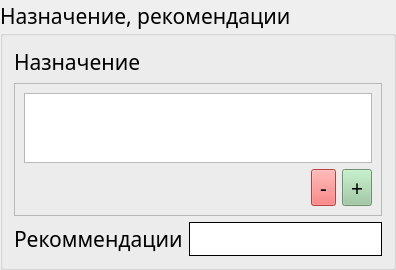
		<widget class="QGroupBox" name="groupBox">
		 <property name="sizePolicy">
		  <sizepolicy hsizetype="Expanding" vsizetype="Expanding">
		   <horstretch>0</horstretch>
		   <verstretch>0</verstretch>
		  </sizepolicy>
		 </property>
		 <property name="minimumSize">
		  <size>
		   <width>0</width>
		   <height>0</height>
		  </size>
		 </property>
		 <property name="font">
		  <font>
		   <family>Accanthis ADF Std</family>
		   <pointsize>16</pointsize>
		   <weight>50</weight>
		   <bold>false</bold>
		  </font>
		 </property>
		 <property name="title">
		  <string>Назначение, рекомендации</string>
		 </property>
		 <layout class="QGridLayout" name="gridLayout_6">
		  <item row="2" column="1">
		   <widget class="QLineEdit" name="recommendations_lineEdit">
			<property name="minimumSize">
			 <size>
			  <width>0</width>
			  <height>30</height>
			 </size>
			</property>
			<property name="styleSheet">
			 <string notr="true"> QLineEdit {
	  border-width: 1px;
	  border-style: solid;
	  border-radius: 0px;
  }</string>
			</property>
		   </widget>
		  </item>
		  <item row="2" column="0">
		   <widget class="QLabel" name="recommendations_label">
			<property name="minimumSize">
			 <size>
			  <width>0</width>
			  <height>30</height>
			 </size>
			</property>
			<property name="font">
			 <font>
			  <family>Accanthis ADF Std</family>
			  <pointsize>16</pointsize>
			  <weight>50</weight>
			  <bold>false</bold>
			 </font>
			</property>
			<property name="text">
			 <string>Рекоммендации</string>
			</property>
		   </widget>
		  </item>
		  <item row="0" column="0" colspan="2">
		   <widget class="QLabel" name="label_3">
			<property name="font">
			 <font>
			  <family>Accanthis ADF Std</family>
			  <pointsize>16</pointsize>
			  <weight>50</weight>
			  <bold>false</bold>
			 </font>
			</property>
			<property name="text">
			 <string>Назначение</string>
			</property>
		   </widget>
		  </item>
		  <item row="1" column="0" colspan="2">
		   <widget class="QFrame" name="prescr_frame">
			<property name="frameShape">
			 <enum>QFrame::StyledPanel</enum>
			</property>
			<property name="frameShadow">
			 <enum>QFrame::Raised</enum>
			</property>
			<layout class="QGridLayout" name="gridLayout">
			 <item row="1" column="2">
			  <widget class="QToolButton" name="add_prescr_toolButton">
			   <property name="palette">
				<palette>
				 <active>
				  <colorrole role="WindowText">
				   <brush brushstyle="SolidPattern">
					<color alpha="255">
					 <red>0</red>
					 <green>0</green>
					 <blue>0</blue>
					</color>
				   </brush>
				  </colorrole>
				  <colorrole role="Button">
				   <brush brushstyle="SolidPattern">
					<color alpha="255">
					 <red>153</red>
					 <green>201</green>
					 <blue>158</blue>
					</color>
				   </brush>
				  </colorrole>
				  <colorrole role="Light">
				   <brush brushstyle="SolidPattern">
					<color alpha="255">
					 <red>241</red>
					 <green>255</green>
					 <blue>243</blue>
					</color>
				   </brush>
				  </colorrole>
				  <colorrole role="Midlight">
				   <brush brushstyle="SolidPattern">
					<color alpha="255">
					 <red>197</red>
					 <green>228</green>
					 <blue>200</blue>
					</color>
				   </brush>
				  </colorrole>
				  <colorrole role="Dark">
				   <brush brushstyle="SolidPattern">
					<color alpha="255">
					 <red>76</red>
					 <green>100</green>
					 <blue>79</blue>
					</color>
				   </brush>
				  </colorrole>
				  <colorrole role="Mid">
				   <brush brushstyle="SolidPattern">
					<color alpha="255">
					 <red>102</red>
					 <green>134</green>
					 <blue>105</blue>
					</color>
				   </brush>
				  </colorrole>
				  <colorrole role="Text">
				   <brush brushstyle="SolidPattern">
					<color alpha="255">
					 <red>0</red>
					 <green>0</green>
					 <blue>0</blue>
					</color>
				   </brush>
				  </colorrole>
				  <colorrole role="BrightText">
				   <brush brushstyle="SolidPattern">
					<color alpha="255">
					 <red>255</red>
					 <green>255</green>
					 <blue>255</blue>
					</color>
				   </brush>
				  </colorrole>
				  <colorrole role="ButtonText">
				   <brush brushstyle="SolidPattern">
					<color alpha="255">
					 <red>0</red>
					 <green>0</green>
					 <blue>0</blue>
					</color>
				   </brush>
				  </colorrole>
				  <colorrole role="Base">
				   <brush brushstyle="SolidPattern">
					<color alpha="255">
					 <red>255</red>
					 <green>255</green>
					 <blue>255</blue>
					</color>
				   </brush>
				  </colorrole>
				  <colorrole role="Window">
				   <brush brushstyle="SolidPattern">
					<color alpha="255">
					 <red>153</red>
					 <green>201</green>
					 <blue>158</blue>
					</color>
				   </brush>
				  </colorrole>
				  <colorrole role="Shadow">
				   <brush brushstyle="SolidPattern">
					<color alpha="255">
					 <red>0</red>
					 <green>0</green>
					 <blue>0</blue>
					</color>
				   </brush>
				  </colorrole>
				  <colorrole role="AlternateBase">
				   <brush brushstyle="SolidPattern">
					<color alpha="255">
					 <red>204</red>
					 <green>228</green>
					 <blue>206</blue>
					</color>
				   </brush>
				  </colorrole>
				  <colorrole role="ToolTipBase">
				   <brush brushstyle="SolidPattern">
					<color alpha="255">
					 <red>255</red>
					 <green>255</green>
					 <blue>220</blue>
					</color>
				   </brush>
				  </colorrole>
				  <colorrole role="ToolTipText">
				   <brush brushstyle="SolidPattern">
					<color alpha="255">
					 <red>0</red>
					 <green>0</green>
					 <blue>0</blue>
					</color>
				   </brush>
				  </colorrole>
				  <colorrole role="PlaceholderText">
				   <brush brushstyle="SolidPattern">
					<color alpha="128">
					 <red>0</red>
					 <green>0</green>
					 <blue>0</blue>
					</color>
				   </brush>
				  </colorrole>
				 </active>
				 <inactive>
				  <colorrole role="WindowText">
				   <brush brushstyle="SolidPattern">
					<color alpha="255">
					 <red>0</red>
					 <green>0</green>
					 <blue>0</blue>
					</color>
				   </brush>
				  </colorrole>
				  <colorrole role="Button">
				   <brush brushstyle="SolidPattern">
					<color alpha="255">
					 <red>153</red>
					 <green>201</green>
					 <blue>158</blue>
					</color>
				   </brush>
				  </colorrole>
				  <colorrole role="Light">
				   <brush brushstyle="SolidPattern">
					<color alpha="255">
					 <red>241</red>
					 <green>255</green>
					 <blue>243</blue>
					</color>
				   </brush>
				  </colorrole>
				  <colorrole role="Midlight">
				   <brush brushstyle="SolidPattern">
					<color alpha="255">
					 <red>197</red>
					 <green>228</green>
					 <blue>200</blue>
					</color>
				   </brush>
				  </colorrole>
				  <colorrole role="Dark">
				   <brush brushstyle="SolidPattern">
					<color alpha="255">
					 <red>76</red>
					 <green>100</green>
					 <blue>79</blue>
					</color>
				   </brush>
				  </colorrole>
				  <colorrole role="Mid">
				   <brush brushstyle="SolidPattern">
					<color alpha="255">
					 <red>102</red>
					 <green>134</green>
					 <blue>105</blue>
					</color>
				   </brush>
				  </colorrole>
				  <colorrole role="Text">
				   <brush brushstyle="SolidPattern">
					<color alpha="255">
					 <red>0</red>
					 <green>0</green>
					 <blue>0</blue>
					</color>
				   </brush>
				  </colorrole>
				  <colorrole role="BrightText">
				   <brush brushstyle="SolidPattern">
					<color alpha="255">
					 <red>255</red>
					 <green>255</green>
					 <blue>255</blue>
					</color>
				   </brush>
				  </colorrole>
				  <colorrole role="ButtonText">
				   <brush brushstyle="SolidPattern">
					<color alpha="255">
					 <red>0</red>
					 <green>0</green>
					 <blue>0</blue>
					</color>
				   </brush>
				  </colorrole>
				  <colorrole role="Base">
				   <brush brushstyle="SolidPattern">
					<color alpha="255">
					 <red>255</red>
					 <green>255</green>
					 <blue>255</blue>
					</color>
				   </brush>
				  </colorrole>
				  <colorrole role="Window">
				   <brush brushstyle="SolidPattern">
					<color alpha="255">
					 <red>153</red>
					 <green>201</green>
					 <blue>158</blue>
					</color>
				   </brush>
				  </colorrole>
				  <colorrole role="Shadow">
				   <brush brushstyle="SolidPattern">
					<color alpha="255">
					 <red>0</red>
					 <green>0</green>
					 <blue>0</blue>
					</color>
				   </brush>
				  </colorrole>
				  <colorrole role="AlternateBase">
				   <brush brushstyle="SolidPattern">
					<color alpha="255">
					 <red>204</red>
					 <green>228</green>
					 <blue>206</blue>
					</color>
				   </brush>
				  </colorrole>
				  <colorrole role="ToolTipBase">
				   <brush brushstyle="SolidPattern">
					<color alpha="255">
					 <red>255</red>
					 <green>255</green>
					 <blue>220</blue>
					</color>
				   </brush>
				  </colorrole>
				  <colorrole role="ToolTipText">
				   <brush brushstyle="SolidPattern">
					<color alpha="255">
					 <red>0</red>
					 <green>0</green>
					 <blue>0</blue>
					</color>
				   </brush>
				  </colorrole>
				  <colorrole role="PlaceholderText">
				   <brush brushstyle="SolidPattern">
					<color alpha="128">
					 <red>0</red>
					 <green>0</green>
					 <blue>0</blue>
					</color>
				   </brush>
				  </colorrole>
				 </inactive>
				 <disabled>
				  <colorrole role="WindowText">
				   <brush brushstyle="SolidPattern">
					<color alpha="255">
					 <red>76</red>
					 <green>100</green>
					 <blue>79</blue>
					</color>
				   </brush>
				  </colorrole>
				  <colorrole role="Button">
				   <brush brushstyle="SolidPattern">
					<color alpha="255">
					 <red>153</red>
					 <green>201</green>
					 <blue>158</blue>
					</color>
				   </brush>
				  </colorrole>
				  <colorrole role="Light">
				   <brush brushstyle="SolidPattern">
					<color alpha="255">
					 <red>241</red>
					 <green>255</green>
					 <blue>243</blue>
					</color>
				   </brush>
				  </colorrole>
				  <colorrole role="Midlight">
				   <brush brushstyle="SolidPattern">
					<color alpha="255">
					 <red>197</red>
					 <green>228</green>
					 <blue>200</blue>
					</color>
				   </brush>
				  </colorrole>
				  <colorrole role="Dark">
				   <brush brushstyle="SolidPattern">
					<color alpha="255">
					 <red>76</red>
					 <green>100</green>
					 <blue>79</blue>
					</color>
				   </brush>
				  </colorrole>
				  <colorrole role="Mid">
				   <brush brushstyle="SolidPattern">
					<color alpha="255">
					 <red>102</red>
					 <green>134</green>
					 <blue>105</blue>
					</color>
				   </brush>
				  </colorrole>
				  <colorrole role="Text">
				   <brush brushstyle="SolidPattern">
					<color alpha="255">
					 <red>76</red>
					 <green>100</green>
					 <blue>79</blue>
					</color>
				   </brush>
				  </colorrole>
				  <colorrole role="BrightText">
				   <brush brushstyle="SolidPattern">
					<color alpha="255">
					 <red>255</red>
					 <green>255</green>
					 <blue>255</blue>
					</color>
				   </brush>
				  </colorrole>
				  <colorrole role="ButtonText">
				   <brush brushstyle="SolidPattern">
					<color alpha="255">
					 <red>76</red>
					 <green>100</green>
					 <blue>79</blue>
					</color>
				   </brush>
				  </colorrole>
				  <colorrole role="Base">
				   <brush brushstyle="SolidPattern">
					<color alpha="255">
					 <red>153</red>
					 <green>201</green>
					 <blue>158</blue>
					</color>
				   </brush>
				  </colorrole>
				  <colorrole role="Window">
				   <brush brushstyle="SolidPattern">
					<color alpha="255">
					 <red>153</red>
					 <green>201</green>
					 <blue>158</blue>
					</color>
				   </brush>
				  </colorrole>
				  <colorrole role="Shadow">
				   <brush brushstyle="SolidPattern">
					<color alpha="255">
					 <red>0</red>
					 <green>0</green>
					 <blue>0</blue>
					</color>
				   </brush>
				  </colorrole>
				  <colorrole role="AlternateBase">
				   <brush brushstyle="SolidPattern">
					<color alpha="255">
					 <red>153</red>
					 <green>201</green>
					 <blue>158</blue>
					</color>
				   </brush>
				  </colorrole>
				  <colorrole role="ToolTipBase">
				   <brush brushstyle="SolidPattern">
					<color alpha="255">
					 <red>255</red>
					 <green>255</green>
					 <blue>220</blue>
					</color>
				   </brush>
				  </colorrole>
				  <colorrole role="ToolTipText">
				   <brush brushstyle="SolidPattern">
					<color alpha="255">
					 <red>0</red>
					 <green>0</green>
					 <blue>0</blue>
					</color>
				   </brush>
				  </colorrole>
				  <colorrole role="PlaceholderText">
				   <brush brushstyle="SolidPattern">
					<color alpha="128">
					 <red>0</red>
					 <green>0</green>
					 <blue>0</blue>
					</color>
				   </brush>
				  </colorrole>
				 </disabled>
				</palette>
			   </property>
			   <property name="text">
				<string>+</string>
			   </property>
			  </widget>
			 </item>
			 <item row="1" column="1">
			  <widget class="QToolButton" name="delete_prescr_toolButton">
			   <property name="palette">
				<palette>
				 <active>
				  <colorrole role="WindowText">
				   <brush brushstyle="SolidPattern">
					<color alpha="255">
					 <red>0</red>
					 <green>0</green>
					 <blue>0</blue>
					</color>
				   </brush>
				  </colorrole>
				  <colorrole role="Button">
				   <brush brushstyle="SolidPattern">
					<color alpha="255">
					 <red>255</red>
					 <green>88</green>
					 <blue>88</blue>
					</color>
				   </brush>
				  </colorrole>
				  <colorrole role="Light">
				   <brush brushstyle="SolidPattern">
					<color alpha="255">
					 <red>255</red>
					 <green>216</green>
					 <blue>216</blue>
					</color>
				   </brush>
				  </colorrole>
				  <colorrole role="Midlight">
				   <brush brushstyle="SolidPattern">
					<color alpha="255">
					 <red>255</red>
					 <green>152</green>
					 <blue>152</blue>
					</color>
				   </brush>
				  </colorrole>
				  <colorrole role="Dark">
				   <brush brushstyle="SolidPattern">
					<color alpha="255">
					 <red>127</red>
					 <green>44</green>
					 <blue>44</blue>
					</color>
				   </brush>
				  </colorrole>
				  <colorrole role="Mid">
				   <brush brushstyle="SolidPattern">
					<color alpha="255">
					 <red>170</red>
					 <green>58</green>
					 <blue>58</blue>
					</color>
				   </brush>
				  </colorrole>
				  <colorrole role="Text">
				   <brush brushstyle="SolidPattern">
					<color alpha="255">
					 <red>0</red>
					 <green>0</green>
					 <blue>0</blue>
					</color>
				   </brush>
				  </colorrole>
				  <colorrole role="BrightText">
				   <brush brushstyle="SolidPattern">
					<color alpha="255">
					 <red>255</red>
					 <green>255</green>
					 <blue>255</blue>
					</color>
				   </brush>
				  </colorrole>
				  <colorrole role="ButtonText">
				   <brush brushstyle="SolidPattern">
					<color alpha="255">
					 <red>0</red>
					 <green>0</green>
					 <blue>0</blue>
					</color>
				   </brush>
				  </colorrole>
				  <colorrole role="Base">
				   <brush brushstyle="SolidPattern">
					<color alpha="255">
					 <red>255</red>
					 <green>255</green>
					 <blue>255</blue>
					</color>
				   </brush>
				  </colorrole>
				  <colorrole role="Window">
				   <brush brushstyle="SolidPattern">
					<color alpha="255">
					 <red>255</red>
					 <green>88</green>
					 <blue>88</blue>
					</color>
				   </brush>
				  </colorrole>
				  <colorrole role="Shadow">
				   <brush brushstyle="SolidPattern">
					<color alpha="255">
					 <red>0</red>
					 <green>0</green>
					 <blue>0</blue>
					</color>
				   </brush>
				  </colorrole>
				  <colorrole role="AlternateBase">
				   <brush brushstyle="SolidPattern">
					<color alpha="255">
					 <red>255</red>
					 <green>171</green>
					 <blue>171</blue>
					</color>
				   </brush>
				  </colorrole>
				  <colorrole role="ToolTipBase">
				   <brush brushstyle="SolidPattern">
					<color alpha="255">
					 <red>255</red>
					 <green>255</green>
					 <blue>220</blue>
					</color>
				   </brush>
				  </colorrole>
				  <colorrole role="ToolTipText">
				   <brush brushstyle="SolidPattern">
					<color alpha="255">
					 <red>0</red>
					 <green>0</green>
					 <blue>0</blue>
					</color>
				   </brush>
				  </colorrole>
				  <colorrole role="PlaceholderText">
				   <brush brushstyle="SolidPattern">
					<color alpha="128">
					 <red>0</red>
					 <green>0</green>
					 <blue>0</blue>
					</color>
				   </brush>
				  </colorrole>
				 </active>
				 <inactive>
				  <colorrole role="WindowText">
				   <brush brushstyle="SolidPattern">
					<color alpha="255">
					 <red>0</red>
					 <green>0</green>
					 <blue>0</blue>
					</color>
				   </brush>
				  </colorrole>
				  <colorrole role="Button">
				   <brush brushstyle="SolidPattern">
					<color alpha="255">
					 <red>255</red>
					 <green>88</green>
					 <blue>88</blue>
					</color>
				   </brush>
				  </colorrole>
				  <colorrole role="Light">
				   <brush brushstyle="SolidPattern">
					<color alpha="255">
					 <red>255</red>
					 <green>216</green>
					 <blue>216</blue>
					</color>
				   </brush>
				  </colorrole>
				  <colorrole role="Midlight">
				   <brush brushstyle="SolidPattern">
					<color alpha="255">
					 <red>255</red>
					 <green>152</green>
					 <blue>152</blue>
					</color>
				   </brush>
				  </colorrole>
				  <colorrole role="Dark">
				   <brush brushstyle="SolidPattern">
					<color alpha="255">
					 <red>127</red>
					 <green>44</green>
					 <blue>44</blue>
					</color>
				   </brush>
				  </colorrole>
				  <colorrole role="Mid">
				   <brush brushstyle="SolidPattern">
					<color alpha="255">
					 <red>170</red>
					 <green>58</green>
					 <blue>58</blue>
					</color>
				   </brush>
				  </colorrole>
				  <colorrole role="Text">
				   <brush brushstyle="SolidPattern">
					<color alpha="255">
					 <red>0</red>
					 <green>0</green>
					 <blue>0</blue>
					</color>
				   </brush>
				  </colorrole>
				  <colorrole role="BrightText">
				   <brush brushstyle="SolidPattern">
					<color alpha="255">
					 <red>255</red>
					 <green>255</green>
					 <blue>255</blue>
					</color>
				   </brush>
				  </colorrole>
				  <colorrole role="ButtonText">
				   <brush brushstyle="SolidPattern">
					<color alpha="255">
					 <red>0</red>
					 <green>0</green>
					 <blue>0</blue>
					</color>
				   </brush>
				  </colorrole>
				  <colorrole role="Base">
				   <brush brushstyle="SolidPattern">
					<color alpha="255">
					 <red>255</red>
					 <green>255</green>
					 <blue>255</blue>
					</color>
				   </brush>
				  </colorrole>
				  <colorrole role="Window">
				   <brush brushstyle="SolidPattern">
					<color alpha="255">
					 <red>255</red>
					 <green>88</green>
					 <blue>88</blue>
					</color>
				   </brush>
				  </colorrole>
				  <colorrole role="Shadow">
				   <brush brushstyle="SolidPattern">
					<color alpha="255">
					 <red>0</red>
					 <green>0</green>
					 <blue>0</blue>
					</color>
				   </brush>
				  </colorrole>
				  <colorrole role="AlternateBase">
				   <brush brushstyle="SolidPattern">
					<color alpha="255">
					 <red>255</red>
					 <green>171</green>
					 <blue>171</blue>
					</color>
				   </brush>
				  </colorrole>
				  <colorrole role="ToolTipBase">
				   <brush brushstyle="SolidPattern">
					<color alpha="255">
					 <red>255</red>
					 <green>255</green>
					 <blue>220</blue>
					</color>
				   </brush>
				  </colorrole>
				  <colorrole role="ToolTipText">
				   <brush brushstyle="SolidPattern">
					<color alpha="255">
					 <red>0</red>
					 <green>0</green>
					 <blue>0</blue>
					</color>
				   </brush>
				  </colorrole>
				  <colorrole role="PlaceholderText">
				   <brush brushstyle="SolidPattern">
					<color alpha="128">
					 <red>0</red>
					 <green>0</green>
					 <blue>0</blue>
					</color>
				   </brush>
				  </colorrole>
				 </inactive>
				 <disabled>
				  <colorrole role="WindowText">
				   <brush brushstyle="SolidPattern">
					<color alpha="255">
					 <red>127</red>
					 <green>44</green>
					 <blue>44</blue>
					</color>
				   </brush>
				  </colorrole>
				  <colorrole role="Button">
				   <brush brushstyle="SolidPattern">
					<color alpha="255">
					 <red>255</red>
					 <green>88</green>
					 <blue>88</blue>
					</color>
				   </brush>
				  </colorrole>
				  <colorrole role="Light">
				   <brush brushstyle="SolidPattern">
					<color alpha="255">
					 <red>255</red>
					 <green>216</green>
					 <blue>216</blue>
					</color>
				   </brush>
				  </colorrole>
				  <colorrole role="Midlight">
				   <brush brushstyle="SolidPattern">
					<color alpha="255">
					 <red>255</red>
					 <green>152</green>
					 <blue>152</blue>
					</color>
				   </brush>
				  </colorrole>
				  <colorrole role="Dark">
				   <brush brushstyle="SolidPattern">
					<color alpha="255">
					 <red>127</red>
					 <green>44</green>
					 <blue>44</blue>
					</color>
				   </brush>
				  </colorrole>
				  <colorrole role="Mid">
				   <brush brushstyle="SolidPattern">
					<color alpha="255">
					 <red>170</red>
					 <green>58</green>
					 <blue>58</blue>
					</color>
				   </brush>
				  </colorrole>
				  <colorrole role="Text">
				   <brush brushstyle="SolidPattern">
					<color alpha="255">
					 <red>127</red>
					 <green>44</green>
					 <blue>44</blue>
					</color>
				   </brush>
				  </colorrole>
				  <colorrole role="BrightText">
				   <brush brushstyle="SolidPattern">
					<color alpha="255">
					 <red>255</red>
					 <green>255</green>
					 <blue>255</blue>
					</color>
				   </brush>
				  </colorrole>
				  <colorrole role="ButtonText">
				   <brush brushstyle="SolidPattern">
					<color alpha="255">
					 <red>127</red>
					 <green>44</green>
					 <blue>44</blue>
					</color>
				   </brush>
				  </colorrole>
				  <colorrole role="Base">
				   <brush brushstyle="SolidPattern">
					<color alpha="255">
					 <red>255</red>
					 <green>88</green>
					 <blue>88</blue>
					</color>
				   </brush>
				  </colorrole>
				  <colorrole role="Window">
				   <brush brushstyle="SolidPattern">
					<color alpha="255">
					 <red>255</red>
					 <green>88</green>
					 <blue>88</blue>
					</color>
				   </brush>
				  </colorrole>
				  <colorrole role="Shadow">
				   <brush brushstyle="SolidPattern">
					<color alpha="255">
					 <red>0</red>
					 <green>0</green>
					 <blue>0</blue>
					</color>
				   </brush>
				  </colorrole>
				  <colorrole role="AlternateBase">
				   <brush brushstyle="SolidPattern">
					<color alpha="255">
					 <red>255</red>
					 <green>88</green>
					 <blue>88</blue>
					</color>
				   </brush>
				  </colorrole>
				  <colorrole role="ToolTipBase">
				   <brush brushstyle="SolidPattern">
					<color alpha="255">
					 <red>255</red>
					 <green>255</green>
					 <blue>220</blue>
					</color>
				   </brush>
				  </colorrole>
				  <colorrole role="ToolTipText">
				   <brush brushstyle="SolidPattern">
					<color alpha="255">
					 <red>0</red>
					 <green>0</green>
					 <blue>0</blue>
					</color>
				   </brush>
				  </colorrole>
				  <colorrole role="PlaceholderText">
				   <brush brushstyle="SolidPattern">
					<color alpha="128">
					 <red>0</red>
					 <green>0</green>
					 <blue>0</blue>
					</color>
				   </brush>
				  </colorrole>
				 </disabled>
				</palette>
			   </property>
			   <property name="text">
				<string>-</string>
			   </property>
			  </widget>
			 </item>
			 <item row="0" column="0" colspan="3">
			  <widget class="QTableView" name="prescr_tableView">
			   <property name="sizeAdjustPolicy">
				<enum>QAbstractScrollArea::AdjustToContents</enum>
			   </property>
			  </widget>
			 </item>
			</layout>
		   </widget>
		  </item>
		 </layout>
		</widget>
